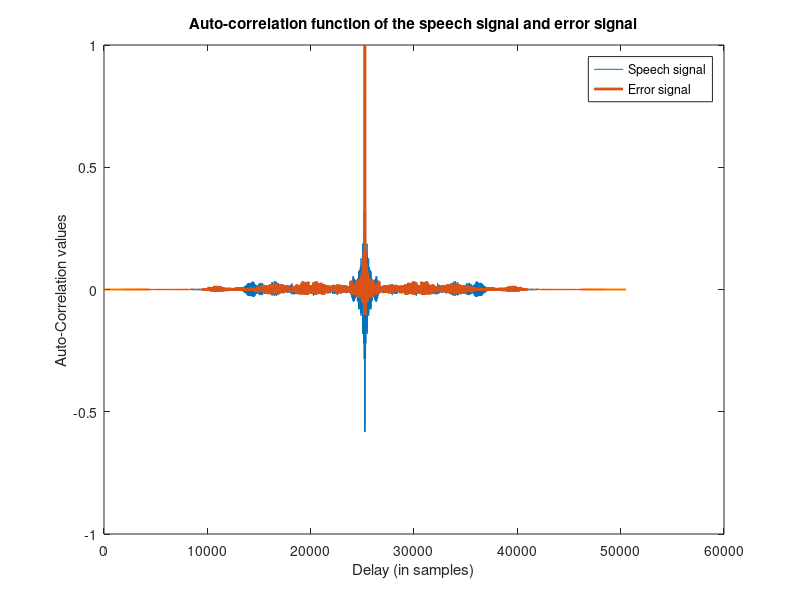
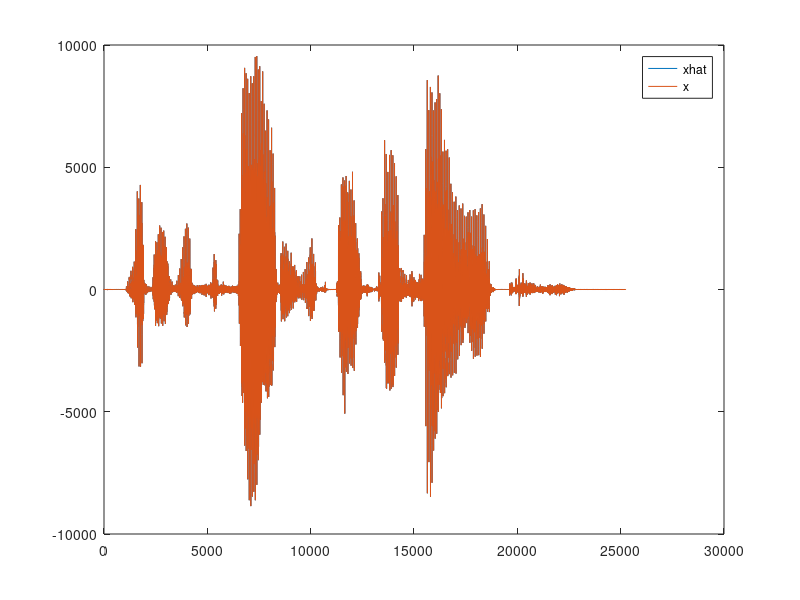

MATLAB code for these plots, in order:
clear all
close all
clc

load assignment2.mat

x = male8;
Fs = 8000;
N = 30*Fs/1000; %Analysis window length
U = N; %Update window length
M = 10; % Orderfor linear prediction

en_plots = 1;

%Compute linear prediction error
n_frames = floor((length(x)-N+U)/U); % Number of frame
ms = (length(x) / Fs) * 1000 ;       % milliseconde
x1 = linspace(0, ms, n_frames) ;
A = zeros(n_frames, M+1);
Err = zeros(size(x));
s = 1; % Index for the start of the analysis frame
e = N;% Index for the end of the analysis frame
% Make x a column vector
x = x(:);
for n=1:n_frames
    xf = x(s:e);
    
    % Linear prediction analysis:
    a = lpc(xf,M); %The a coeff are directly the openloop system coefficients
    a = real(a);
    A(n,:) = a;
    % end lp analysis
    
    Err(s:e,1) = filter(A(n,:),1,xf); %Filter with 1-A(Z)
%     Err(s:e) = xf - y(s:e);
    s = s + N;
    e = e + N;
end
%% Plot figure, and listen
sigcorr = xcorr(x);
errcorr = xcorr(Err);

figure, %Observe the decorrelation
plot(sigcorr/max(sigcorr)); hold on;
plot(errcorr/max(errcorr), 'LineWidth', 2);
ylabel('Auto-Correlation values');
xlabel('Delay (in samples)'); 
title('Auto-correlation function of the speech signal and error signal');
legend('Speech signal','Error signal');

soundsc(Err,Fs);
%% Encoding of A and Err


%% Decoding of A and Err


%% Receiver
s = 1; % Index for the start of the synthesis frame
e = U;% Index for the end of the synthesis frame
% Make Err a column vector
Err = Err(:);

for n=1:n_frames
    Errf = Err(s:e);
    
    xhat(s:e) = filter(1,A(n,:), Errf);
    %y(s:e,1) = filter([1 -a(2:end)],1,xf);
%     Err(s:e) = xf - y(s:e);
    s = s + U;
    e = e + U;
end
figure, plot(xhat); hold on;
    plot(x);
    legend('xhat','x');

  soundsc(xhat,Fs);
  